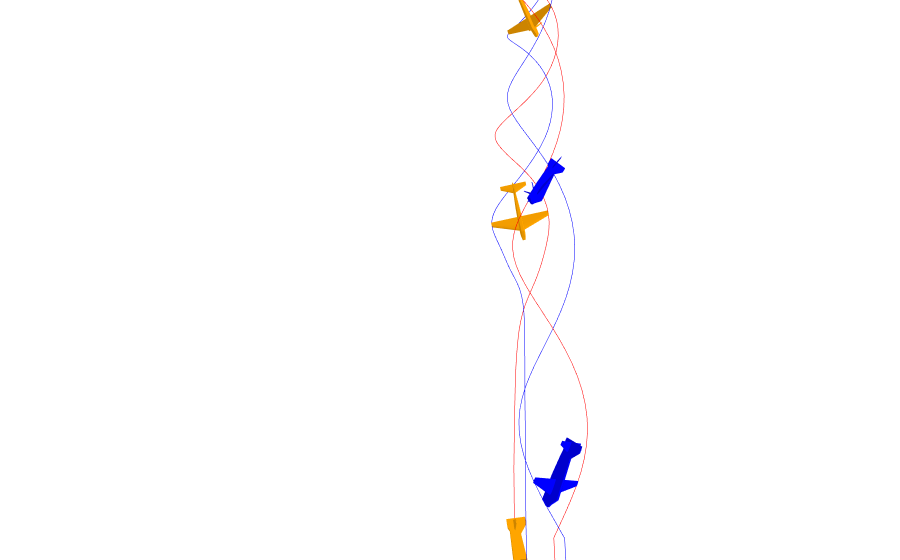

Notebook source saved alongside this figure:
### Code cell
from geometry import Quaternion, Transformation, Point
from flightanalysis import Section, State
from flightanalysis import Spin, Line
import numpy as np
transform = Transformation(
    sec[sec.data.index.get_loc(1.9, method="nearest")].pos, 
    Quaternion.from_euler((0.0, 0.0, 0.0))
)

line_before = Line(5).create_template(transform, 30.0)

spin = Spin(-2.5).scale(170).create_template(line_before[-1].transform, 30.0)

downline = Line(10).create_template(spin[-1].transform, 30.0)

spin = Section.stack([line_before, spin, downline])
fig = plotsec(spin, scale=3, nmodels=5, color="blue")

fig2 = plotsec(sec, scale=3, nmodels=5)

fig.add_traces(fig2.data)
fig.show()

### Figure 1 — Plotly figure (JSON) as saved in the notebook; plotly's stock layout.template omitted (floating-point values rounded to 4 significant figures; data arrays with more than 128 entries replaced by an {"elided": "..."} marker saying what was removed)
{"data": [{"hoverinfo": "text", "line": {"color": "blue", "width": 1}, "mode": "lines", "name": "trace3d", "showlegend": false, "text": {"elided": "130 str values"}, "type": "scatter3d", "x": {"elided": "130 float values"}, "y": {"elided": "130 float values"}, "z": {"elided": "130 float values"}}, {"hoverinfo": "text", "line": {"color": "red", "width": 1}, "mode": "lines", "name": "trace3d", "showlegend": false, "text": {"elided": "130 str values"}, "type": "scatter3d", "x": {"elided": "130 float values"}, "y": {"elided": "130 float values"}, "z": {"elided": "130 float values"}}, {"color": "blue", "hoverinfo": "name", "i": {"elided": "1408 int values"}, "j": {"elided": "1408 int values"}, "k": {"elided": "1408 int values"}, "name": "0.0", "showscale": false, "type": "mesh3d", "x": {"elided": "1534 float values"}, "y": {"elided": "1534 float values"}, "z": {"elided": "1534 float values"}}, {"color": "blue", "hoverinfo": "name", "i": {"elided": "1408 int values"}, "j": {"elided": "1408 int values"}, "k": {"elided": "1408 int values"}, "name": "0.9", "showscale": false, "type": "mesh3d", "x": {"elided": "1534 float values"}, "y": {"elided": "1534 float values"}, "z": {"elided": "1534 float values"}}, {"color": "blue", "hoverinfo": "name", "i": {"elided": "1408 int values"}, "j": {"elided": "1408 int values"}, "k": {"elided": "1408 int values"}, "name": "1.8", "showscale": false, "type": "mesh3d", "x": {"elided": "1534 float values"}, "y": {"elided": "1534 float values"}, "z": {"elided": "1534 float values"}}, {"color": "blue", "hoverinfo": "name", "i": {"elided": "1408 int values"}, "j": {"elided": "1408 int values"}, "k": {"elided": "1408 int values"}, "name": "2.7", "showscale": false, "type": "mesh3d", "x": {"elided": "1534 float values"}, "y": {"elided": "1534 float values"}, "z": {"elided": "1534 float values"}}, {"color": "blue", "hoverinfo": "name", "i": {"elided": "1408 int values"}, "j": {"elided": "1408 int values"}, "k": {"elided": "1408 int values"}, "name": "3.6", "showscale": false, "type": "mesh3d", "x": {"elided": "1534 float values"}, "y": {"elided": "1534 float values"}, "z": {"elided": "1534 float values"}}, {"color": "blue", "hoverinfo": "name", "i": {"elided": "1408 int values"}, "j": {"elided": "1408 int values"}, "k": {"elided": "1408 int values"}, "name": "4.5", "showscale": false, "type": "mesh3d", "x": {"elided": "1534 float values"}, "y": {"elided": "1534 float values"}, "z": {"elided": "1534 float values"}}, {"hoverinfo": "text", "line": {"color": "blue", "width": 1}, "mode": "lines", "name": "trace3d", "showlegend": false, "text": {"elided": "188 str values"}, "type": "scatter3d", "x": {"elided": "188 float values"}, "y": {"elided": "188 float values"}, "z": {"elided": "188 float values"}}, {"hoverinfo": "text", "line": {"color": "red", "width": 1}, "mode": "lines", "name": "trace3d", "showlegend": false, "text": {"elided": "188 str values"}, "type": "scatter3d", "x": {"elided": "188 float values"}, "y": {"elided": "188 float values"}, "z": {"elided": "188 float values"}}, {"color": "orange", "hoverinfo": "name", "i": {"elided": "1408 int values"}, "j": {"elided": "1408 int values"}, "k": {"elided": "1408 int values"}, "name": "0.0", "showscale": false, "type": "mesh3d", "x": {"elided": "1534 float values"}, "y": {"elided": "1534 float values"}, "z": {"elided": "1534 float values"}}, {"color": "orange", "hoverinfo": "name", "i": {"elided": "1408 int values"}, "j": {"elided": "1408 int values"}, "k": {"elided": "1408 int values"}, "name": "1.5", "showscale": false, "type": "mesh3d", "x": {"elided": "1534 float values"}, "y": {"elided": "1534 float values"}, "z": {"elided": "1534 float values"}}, {"color": "orange", "hoverinfo": "name", "i": {"elided": "1408 int values"}, "j": {"elided": "1408 int values"}, "k": {"elided": "1408 int values"}, "name": "3.0", "showscale": false, "type": "mesh3d", "x": {"elided": "1534 float values"}, "y": {"elided": "1534 float values"}, "z": {"elided": "1534 float values"}}, {"color": "orange", "hoverinfo": "name", "i": {"elided": "1408 int values"}, "j": {"elided": "1408 int values"}, "k": {"elided": "1408 int values"}, "name": "4.5", "showscale": false, "type": "mesh3d", "x": {"elided": "1534 float values"}, "y": {"elided": "1534 float values"}, "z": {"elided": "1534 float values"}}, {"color": "orange", "hoverinfo": "name", "i": {"elided": "1408 int values"}, "j": {"elided": "1408 int values"}, "k": {"elided": "1408 int values"}, "name": "6.0", "showscale": false, "type": "mesh3d", "x": {"elided": "1534 float values"}, "y": {"elided": "1534 float values"}, "z": {"elided": "1534 float values"}}, {"color": "orange", "hoverinfo": "name", "i": {"elided": "1408 int values"}, "j": {"elided": "1408 int values"}, "k": {"elided": "1408 int values"}, "name": "7.5", "showscale": false, "type": "mesh3d", "x": {"elided": "1534 float values"}, "y": {"elided": "1534 float values"}, "z": {"elided": "1534 float values"}}], "layout": {}}
